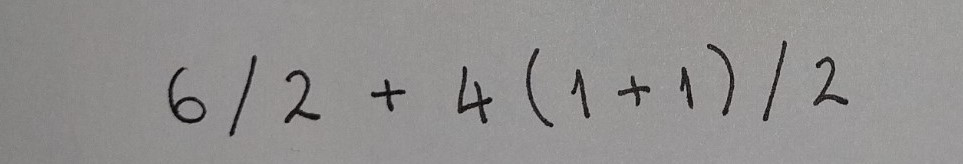
#> input picture zadatak_1.jpg, 963 x 164 px
$ python -i CNN_Test.py   (imports and definitions only)
#> lines starting #> are read from the running program, lines starting #| are printed output that depends on the picture; after the words box and inside, x2 and y2 are one past the last pixel; in counts of white or black regions, pixels touching at a corner belong together
import os
os.environ["CUDA_VISIBLE_DEVICES"] = "-1"
import numpy as np
from keras.models import model_from_json
import cv2

class Solver:
    def __init__(self):
        self.operators = ("/", "*", "+", "-")

    # [106 lines left out: functions operator_solver, adding_mul, solve, not called in this run]

class Character:
    # [5 lines left out: function __init__, not called in this run]
    def getImg(self):
        return self.img
    def get_value(self):
        return self.value
    def get_position(self, x_offset, y_offset):
        return (int(self.posx + x_offset), int(self.posy + y_offset))

class CNNModel:
    def __init__(self):
        self.str_value = ['0', '1', '2', '3','4','5','6','7','8','9','+','/','(','*',')','-']
        json_file = open('model.json', 'r')
#> (reads model.json from the repository)
#> further down, picture is the input picture: shape (164, 963, 3); mean B, G, R 143.3, 144.2, 145.7
        loaded_model_json = json_file.read()
        json_file.close()
        loaded_model = model_from_json(loaded_model_json)
        # load weights into new model
        loaded_model.load_weights("model.h5")
        self.model = loaded_model
        print("Loaded model from disk")
    # [4 lines left out: function predict, not called in this run]

def preprocess_image(img, resize = 32, min_size = 60, padding = 4):
    height, width = img.shape
    if height > min_size or width > min_size:
        if height < width:
            new_img = np.zeros((width+2*padding,width+2*padding))
            offset = int((width-height)/2+padding)
            # print(offset)
            new_img[ offset:offset+height, padding:padding+width] = img
        else:
            new_img = np.zeros((height+2*padding,height+2*padding))
            offset = int((height-width)/2+padding)
            # print(offset)
            new_img[ padding:padding+height, offset:offset+width] = img
    else:
        new_img = np.zeros((min_size + 2 * padding, min_size + 2 * padding))
        offset_x = int((min_size + 2 * padding - width)/2)
        offset_y = int((min_size + 2 * padding - height)/2)
        new_img[offset_y:offset_y+height, offset_x:offset_x+width] = img
    cv2.threshold(new_img, 200, 255, cv2.THRESH_BINARY, dst=new_img)[1]
    new_img = cv2.resize(new_img,(resize,resize))
    new_img = np.array(new_img,dtype=np.uint8)
    return new_img

def solve_graphical_equation(img):
    # f = cv2.imread(test_img)
    if len(img.shape) == 3:
        f = cv2.cvtColor(img, cv2.COLOR_BGR2GRAY)
    else:
        f = img
    # binary = cv2.threshold(R, 100, 255, cv2.THRESH_BINARY_INV)[1]
    binary = cv2.adaptiveThreshold(f, 255, cv2.ADAPTIVE_THRESH_MEAN_C, cv2.THRESH_BINARY_INV, 41, 10)
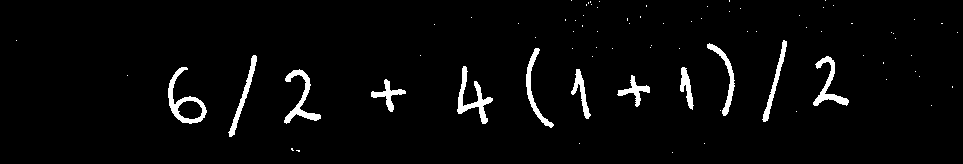
#> binary: shape (164, 963); 3.3% white; 80 white regions (68 under 20 px), largest, box (x1, y1, x2, y2) and area: (168, 67, 207, 124) 606, (457, 66, 493, 124) 593, (284, 69, 321, 124) 552
    # cv2.imshow("Slika", binary)
    # cv2.waitKey(0)
    cv2.GaussianBlur(binary, (5, 5), 0, dst=binary)
    cv2.threshold(binary, 10, 255, cv2.THRESH_BINARY, dst=binary)[1]
    kernel = np.ones((3, 3), np.uint8)
    cv2.morphologyEx(binary, cv2.MORPH_OPEN, kernel, dst=binary, iterations=2)
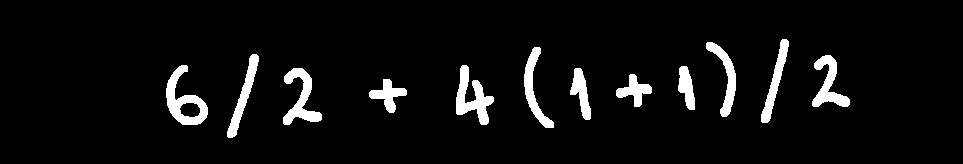
#> binary: shape (164, 963); 5.6% white; 12 white regions, largest, box (x1, y1, x2, y2) and area: (166, 65, 208, 125) 1050, (456, 65, 494, 125) 1018, (283, 68, 322, 125) 921
    cv2.morphologyEx(binary, cv2.MORPH_CLOSE, kernel, dst=binary, iterations=2)
#> binary: shape (164, 963); 5.7% white; 12 white regions, largest, box (x1, y1, x2, y2) and area: (166, 65, 208, 125) 1056, (456, 65, 494, 125) 1051, (283, 68, 322, 125) 937

    ret, labels = cv2.connectedComponents(binary, connectivity=4)
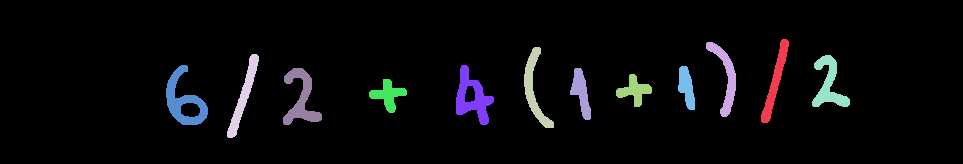
#> labels: shape (164, 963) int32; 13 distinct labels, from 0 to 12; one colour per label, 0 black
#> ret = 13
    list_of_chars = []

    for i in range(labels.max()):
        label_mask = np.where(labels == (i + 1), 255, 0)
        label_mask = np.array(label_mask, dtype=np.uint8)
        x, y, w, h = cv2.boundingRect(label_mask)
        if (w < 20 and h < 20):
            continue
        char_img = preprocess_image(label_mask[y:y + h, x:x + w])
        char = Character(x + w / 2, y + h / 2, char_img, cnn_model.predict(char_img))
        list_of_chars.append(char)
#> this loop made 1 pass
#> (x, y, w, h) on pass 1: (761, 39, 28, 84)
#> pass 1, in solve_graphical_equation, `label_mask = np.where(labels == (i + 1), 255, 0)`:
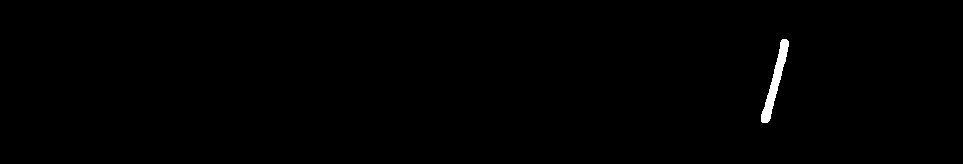
#> label_mask: shape (164, 963) int64; 0.46% white; 1 white region, box (x1, y1, x2, y2) and area: (761, 39, 789, 123) 727
#> pass 1, in preprocess_image, `new_img = cv2.resize(new_img,(resize,resize))`:
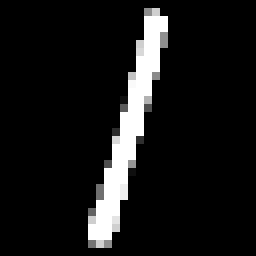
#> new_img: shape (32, 32) float64 (shown 8 times larger); min 0, max 255, mean 22.3
#> after the loop, list_of_chars = []
    # f = cv2.imread(test_img)
    font = cv2.FONT_HERSHEY_SIMPLEX

    multiple_equations = False
    if multiple_equations:
        list_of_chars.sort(key=lambda y: y.posy)
        last_posy = list_of_chars[0].posy
        curr = []
        for i in list_of_chars:
            if abs(last_posy - i.posy) > 30:
                curr.sort(key=lambda y: y.posx)
                equation = ''.join([i.get_value() for i in curr])
                equation_result = solver.solve(equation)
                cv2.putText(f, equation + "= " + str(equation_result), curr[0].get_position(50, -50), font, 1,
                            (0, 0, 255), 2, cv2.LINE_AA)
                last_posy = i.posy
                curr = [i]
            else:
                curr.append(i)
                last_posy = i.posy
        curr.sort(key=lambda y: y.posx)
        equation = ''.join([i.get_value() for i in curr])
        equation_result = solver.solve(equation)
        cv2.putText(f, equation + "= " + str(equation_result), curr[0].get_position(50, -50), font, 1, (0, 0, 255), 2,
                    cv2.LINE_AA)

    else:
        list_of_chars.sort(key=lambda x: x.posx)
        equation = ''.join([i.get_value() for i in list_of_chars])
        # print(equation)
        equation_result, status = solver.solve(equation)
        # cv2.putText(f, equation + "= " + str(equation_result), list_of_chars[0].get_position(0, -50), font, 1,
        #             (0, 0, 255), 2, cv2.LINE_AA)
    return equation,equation_result, status

img = "zadatak_1.jpg"
capture=0
solver = Solver()
# [1 line that did not run here, left out]

# [2 lines not run here, left out]

>>> import cv2
>>> picture = cv2.imread('zadatak_1.jpg')
#> (the run stopped early here; a loop or call above may not have finished)
